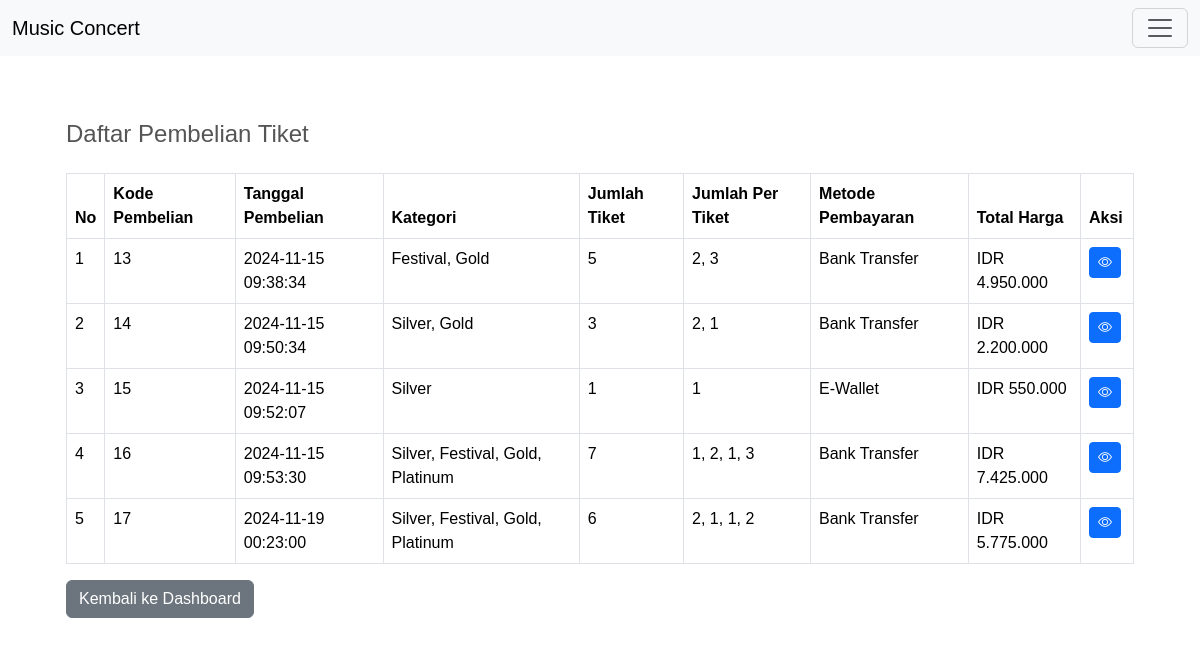
The page /tugasakhir/retrieve.php (signed in) on the database its author committed.
### tables this page shows
CREATE TABLE `pembelian` (
  `id_pembelian` int(11) NOT NULL,
  `tgl_pembelian` datetime NOT NULL DEFAULT current_timestamp(),
  `kategori` varchar(50) NOT NULL,
  `jml_tiket` int(11) NOT NULL,
  `metode_pembayaran` varchar(20) NOT NULL,
  `id_pembeli` int(11) NOT NULL,
  `total_price` int(11) NOT NULL,
  `jml_per_tiket` varchar(20) NOT NULL,
  `harga_per_tiket` varchar(50) NOT NULL,
  `status` varchar(20) NOT NULL DEFAULT 'pending'
);

### tugasakhir/retrieve.php (the view, shortened to what this page needs)
<?php
include 'php/koneksi.php';
$id_pembeli = $_SESSION['user_id'];
$sql = "SELECT * FROM pembelian WHERE id_pembeli = '$id_pembeli'";
$result = mysqli_query($konek, $sql);
?>
<!DOCTYPE html>
<html lang="en">
<head>
    <link href="https://cdn.jsdelivr.net/npm/bootstrap@5.3.3/dist/css/bootstrap.min.css" rel="stylesheet">
    <link rel="stylesheet" href="style.css" />
</head>
<body>
    <nav class="navbar navbar-light bg-light fixed-top">
        <div class="container-fluid">
            <a class="navbar-brand" href="dashboard.php">Music Concert</a>
            <button class="navbar-toggler" type="button" data-bs-toggle="offcanvas" data-bs-target="#offcanvasLightNavbar" aria-controls="offcanvasLightNavbar" aria-label="Toggle navigation">
                <span class="navbar-toggler-icon"></span>
            </button>
        </div>
    </nav>
    <div class="navbar navbar-light bg-light fixed-top bg-transparent">
    </div>
    <div class="container mt-5 pt-5">
        <form action="" method="POST" class="form-dashboard bg-white p-4">
            <h2 class="mb-4">Daftar Pembelian Tiket</h2>
            <table class="table table-bordered">
                <thead>
                    <tr>
                        <th>No</th>
                        <th>Kode Pembelian</th>
                        <th>Tanggal Pembelian</th>
                        <th>Kategori</th>
                        <th>Jumlah Tiket</th>
                        <th>Jumlah Per Tiket</th>
                        <th>Metode Pembayaran</th>
                        <th>Total Harga</th>
                        <th>Aksi</th>
                    </tr>
                </thead>
                <tbody>
                    <?php $no = 1 ?>
                    <?php if (mysqli_num_rows($result) > 0): ?>
                        <?php while ($row = mysqli_fetch_assoc($result)): ?>
                            <tr>
                                <td><?= $no++; ?></td>
                                <td><?= htmlspecialchars($row['id_pembelian']); ?></td>
                                <td><?= htmlspecialchars($row['tgl_pembelian']); ?></td>
                                <td><?= htmlspecialchars($row['kategori']); ?></td>
                                <td><?= htmlspecialchars($row['jml_tiket']); ?></td>
                                <td><?= $row['jml_per_tiket']; ?></td>
                                <td><?= htmlspecialchars($row['metode_pembayaran']); ?></td>
                                <td>IDR <?= number_format($row['total_price'], 0, ',', '.'); ?></td>
                                <td>
                                    <a href="result.php?id=<?= urlencode($row['id_pembelian']); ?>" class="btn btn-primary btn-sm me-1">
                                        <i class="bi bi-eye"></i>
                                    </a>
                                </td>
                            </tr>
                        <?php endwhile; ?>
                    <?php else: ?>
                        <tr>
                            <td colspan="9" class="text-center">Tidak ada daftar pembelian.</td>
                        </tr>
                    <?php endif; ?>
                </tbody>
            </table>
            <div class="card-footer">
                <a href="dashboard.php" class="btn btn-secondary">Kembali ke Dashboard</a>
            </div>
        </form>
    </div>
    <link rel="stylesheet" href="https://cdn.jsdelivr.net/npm/bootstrap-icons/font/bootstrap-icons.css">
</body>
</html>

### tugasakhir/style.css (style rules this page uses)
body { font-family: Arial, sans-serif; background-image: url("bgmiddle.png"); background-size: cover; background-position: center; background-repeat: no-repeat; background-attachment: fixed; height: 90vh; justify-content: center; align-items: center; margin: 0; padding: 0; }
h2 { font-size: 24px; margin-bottom: 20px; color: #555; }
.form-dashboard { margin-bottom: 15px; padding: 1rem; padding-bottom: 20px; border-radius: 5px; }

### rows shown on the page
pembelian: id_pembelian "13", tgl_pembelian "2024-11-15 09:38:34", kategori "Festival, Gold", jml_tiket "5", jml_per_tiket "2, 3", metode_pembayaran "Bank Transfer", total_price "4.950.000"
pembelian: id_pembelian "14", tgl_pembelian "2024-11-15 09:50:34", kategori "Silver, Gold", jml_tiket "3", jml_per_tiket "2, 1", metode_pembayaran "Bank Transfer", total_price "2.200.000"
pembelian: id_pembelian "15", tgl_pembelian "2024-11-15 09:52:07", kategori "Silver", jml_tiket "1", jml_per_tiket "1", metode_pembayaran "E-Wallet", total_price "550.000"
pembelian: id_pembelian "16", tgl_pembelian "2024-11-15 09:53:30", kategori "Silver, Festival, Gold, Platinum", jml_tiket "7", jml_per_tiket "1, 2, 1, 3", metode_pembayaran "Bank Transfer", total_price "7.425.000"
pembelian: id_pembelian "17", tgl_pembelian "2024-11-19 00:23:00", kategori "Silver, Festival, Gold, Platinum", jml_tiket "6", jml_per_tiket "2, 1, 1, 2", metode_pembayaran "Bank Transfer", total_price "5.775.000"
